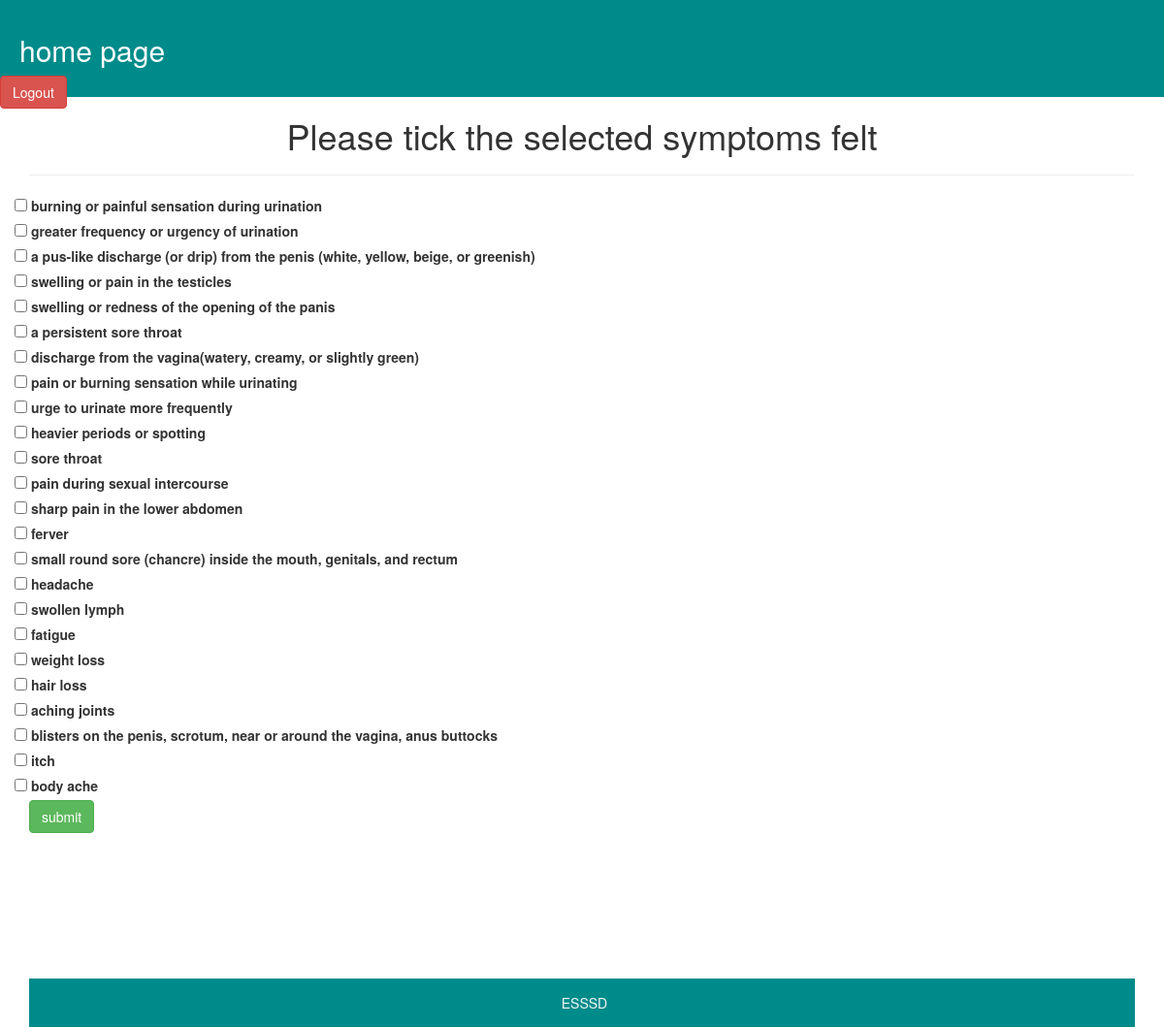
The page /symptoms.php (signed in) on the database its author committed.
### tables this page shows
CREATE TABLE `symptoms` (
  `id` int(11) NOT NULL,
  `name` text DEFAULT NULL,
  `created_at` timestamp NOT NULL DEFAULT current_timestamp() ON UPDATE current_timestamp(),
  `illness_id` int(12) DEFAULT NULL,
  `gender_id` int(11) DEFAULT NULL
);

### symptoms.php (the view, shortened to what this page needs)
<?php include("includes/connection.php") ?>
<html>
<head>
	<link rel="stylesheet" type="text/css" href="css/style.css">
	<link rel="stylesheet" href="css/bootstrap.min.css">
</head>
<body>
    <div class="container-fluid nav">
        <h2 class="home_nav"><a href="Home.php" style="color: white;">home page</a></h2>
        <a href="logout.php" class="btn btn-danger">Logout</a>
    </div>
    <div class="container">
        <div id="symp">
            <h1>Please tick the selected symptoms felt</h1>
            <hr>
        </div>
        <div class="sex">
            <form method="post">
                <div id="symp1" style="margin-right:0%">
                <div class="row">
                    <?php
                        $query = "SELECT * FROM symptoms";
                        $result = mysqli_query($conn, $query);
                        if(!$result){
                            die("Error". mysqli_error($conn));
                        }else{
                            while($row=mysqli_fetch_assoc($result)){
                                $name=$row['name'];
                                $illness_id = $row['illness_id'];
                                $sql = mysqli_query($conn,"SELECT * FROM illness WHERE id = '$illness_id'");
                                while($info = mysqli_fetch_assoc($sql)){
                                    $ill = $info['name'];
                                }
                    ?>
                        <div class="form group">
                            <label for="symptoms"><input type="checkbox" value="<?=$ill?>" id="unchecked"  class="symps" name="<?=$ill?>"> <?=$name ?></label>
                        </div>
                    <?php
                            }
                        }
                    ?>
                     <div class="col-md-6">
                        <button class="btn btn-success" type="submit" name="send">submit</button>
                    </div>
                </div>
            </form>
        </div>
    </div>
    <div class="container-fluid nav" style="height:50px; text-align: center; margin-top: 150px;">
        <p class="home_nav">ESSSD</p>
    </div>
</body>
</html>

### css/Style.css (style rules this page uses)
#symp { text-align: center }
.nav { background-color: darkcyan; height: 100px; color: whitesmoke; padding: 15px; }
.home_nav { padding-left: 20px; }
body { background-color: darkcyan; margin-top: 0%; }

### rows shown on the page
symptoms: name "burning or painful sensation during urination"
symptoms: name "greater frequency or urgency of urination"
symptoms: name "a pus-like discharge (or drip) from the penis (white, yellow, beige, or greenish)"
symptoms: name "swelling or pain in the testicles"
symptoms: name "swelling or redness of the opening of the panis"
symptoms: name "a persistent sore throat"
symptoms: name "discharge from the vagina(watery, creamy, or slightly green)"
symptoms: name "pain or burning sensation while urinating"
symptoms: name "urge to urinate more frequently"
symptoms: name "heavier periods or spotting"
symptoms: name "sore throat"
symptoms: name "pain during sexual intercourse"
symptoms: name "sharp pain in the lower abdomen"
symptoms: name "ferver"
symptoms: name "small round sore (chancre) inside the mouth, genitals, and rectum"
symptoms: name "headache"
symptoms: name "swollen lymph"
symptoms: name "fatigue"
symptoms: name "weight loss"
symptoms: name "hair loss"
symptoms: name "aching joints"
symptoms: name "blisters on the penis, scrotum, near or around the vagina, anus buttocks"
symptoms: name "itch"
symptoms: name "body ache"
